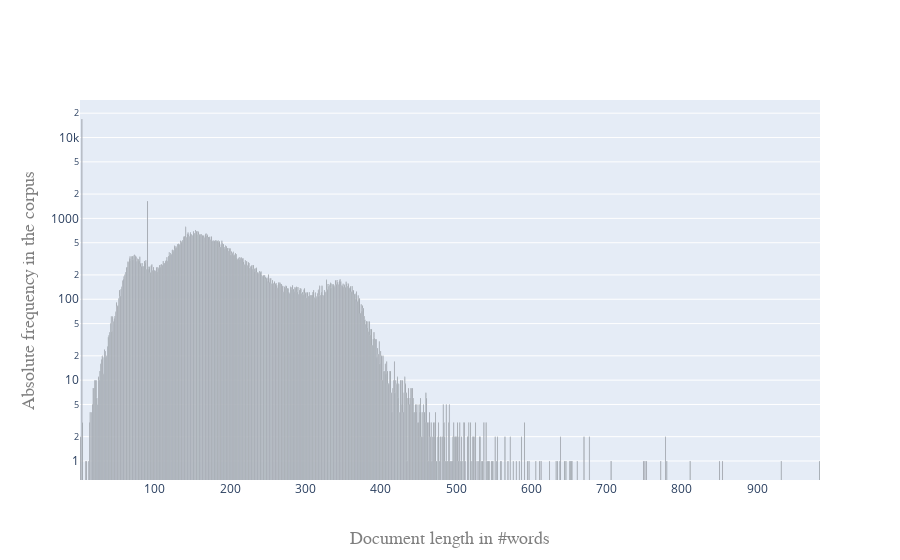

The code cell stored with this chart in its notebook:
### Code cell
plot_histogram(textlength_histogram, 'histogram')

### Figure 1 — Plotly figure (JSON) as saved in the notebook; plotly's stock layout.template omitted (floating-point values rounded to 4 significant figures; data arrays with more than 128 entries replaced by an {"elided": "..."} marker saying what was removed)
{"data": [{"marker": {"color": "black"}, "type": "bar", "x": {"elided": "570 int values"}, "y": {"elided": "570 int values"}}], "layout": {"title": {"x": 0, "xref": "paper"}, "xaxis": {"title": {"font": {"color": "#7f7f7f", "family": "Courier New, monospace", "size": 18}, "text": "Document length in #words"}}, "yaxis": {"title": {"font": {"color": "#7f7f7f", "family": "Courier New, monospace", "size": 18}, "text": "Absolute frequency in the corpus"}, "type": "log"}}}
